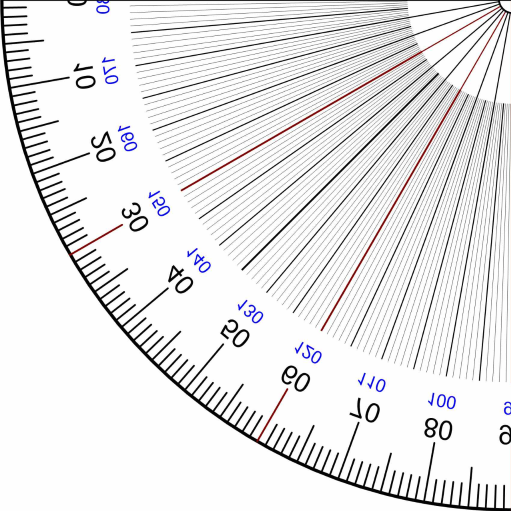
#> input picture protractor1.png, 511 x 511 px
$ jupyter execute leftview.ipynb
#> lines starting #> are read from the running program, lines starting #| are printed output that depends on the picture; after the words box and inside, x2 and y2 are one past the last pixel; in counts of white or black regions, pixels touching at a corner belong together; long printed decimals are rounded
# Left View

[cell 1]
import cv2
import numpy as np
import random
import math
from IPython.display import clear_output
clear_output()
# Generate a random x and y position

นำเข้ารูปและสุ่มตำแหน่ง

[cell 2]
# img = np.ones((640, 640, 3), np.uint8) * 255
img = cv2.imread('protractor1.png',cv2.IMREAD_UNCHANGED)
#> img is the input picture: shape (511, 511, 4); mean B, G, R, A 232.2, 231.5, 232.1, 255
ymax,xmax = img.shape[:2]
#> ymax = 511; xmax = 511

x = random.randint(0, xmax)
#> x = 394
y = random.randint(0, ymax)
#> y = 430
#zero point
xzero = int(xmax)
#> xzero = 511
yzero = 0
print(x,y)
#| 394 430
print(xmax,ymax)
#| 511 511

วาดจุดตามตำแหน่งที่สุ่มได้

[cell 3]
# Draw a black dot at the random position

cv2.circle(img, (x, y), 4, (0, 0, 255), -1)
#> img: shape (511, 511, 4); 0.02% of pixels changed, all inside (x1, y1, x2, y2) = (390, 426, 399, 435)

[cell 4]
# import cv2

# # Read the image
# image = cv2.imread("image.jpg")

# # Get the size of the image
# size = cv2.Size(image)

# # Print the size of the image
# print("The size of the image is: {}x{}".format(size.width, size.height))

### คำนวณมุม

[cell 5]
# Calculate the angle between the dot and the zero point
xcal = x
#> xcal = 394
ycal = y
#> ycal = 430
dx = xmax - xcal
#> dx = 117
dy = ycal
#> dy = 430
angle = math.atan2(dy,dx)
#> angle = 1.31
# angle = math.atan2(y, x)
    # print(angle)
angle_degrees = angle * 180/math.pi
#> angle_degrees = 74.78
print(angle_degrees)
#| 74.779

## Plot show

[cell 6]
# Display the image
# cv2.imshow("Image", img)

# Display the angle in the image
angle_text = f"Angle: {angle_degrees:.2f} degree"
#> angle_text = 'Angle: 74.78 degree'
cv2.putText(img, angle_text, (5, 20), cv2.FONT_HERSHEY_SIMPLEX, 0.8, (0, 0, 255), 2)
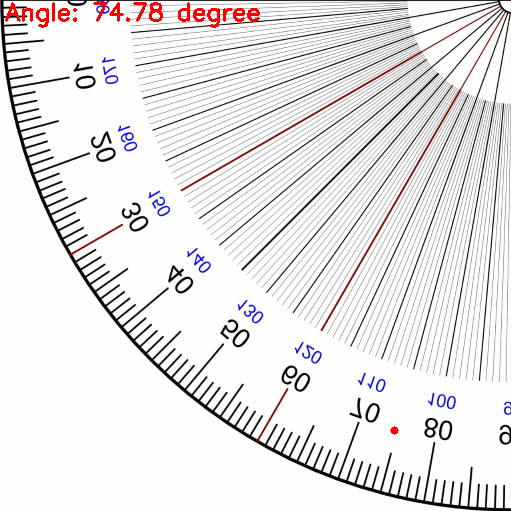
#> img: shape (511, 511, 4); mean B, G, R, A 230.6, 229.9, 232.2, 253.3
cv2.imshow("Image with angle", img)

# Wait for the user to press a key
cv2.waitKey(0)

# Destroy all windows
cv2.destroyAllWindows()


$ run again, with protractor.png copied over protractor1.png
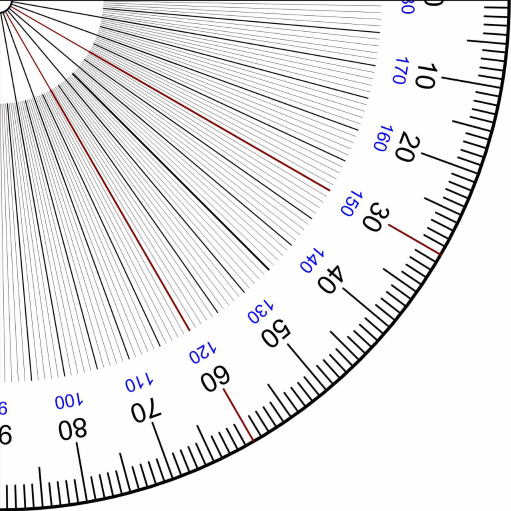
#> input picture protractor.png, 511 x 511 px
#> img is the input picture: shape (511, 511, 4); mean B, G, R, A 232.2, 231.5, 232.1, 255
#| 394 430
#| 511 511
#| 74.779
#> `cv2.putText(img, angle_text, (5, 20), cv2.FONT_HERSHEY_SIMPLEX, 0.8, (..`:
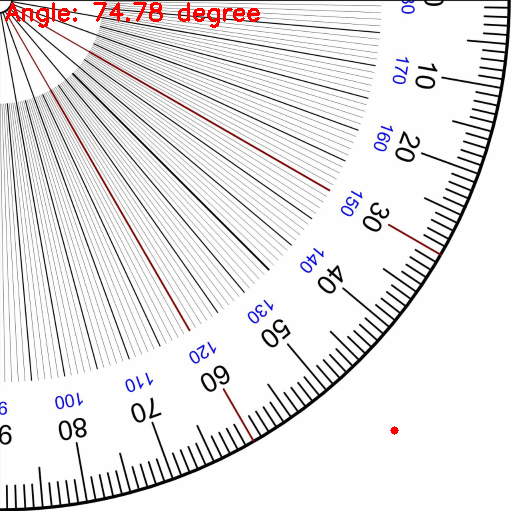
#> img: shape (511, 511, 4); mean B, G, R, A 230.7, 230, 232.3, 253.3

$ run again, with Protractor_Rapporteur_Degree_V1.jpg saved as protractor1.png
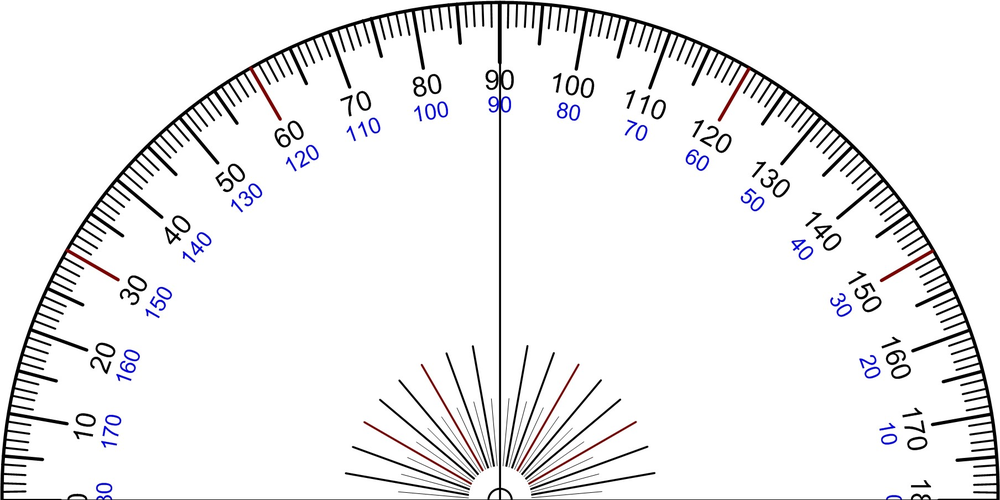
#> input picture Protractor_Rapporteur_Degree_V1.jpg, 1000 x 500 px, shrunk from 1808 x 904 before the run
#> img is the input picture: shape (500, 1000, 3); mean B, G, R 240.3, 239.3, 239.7
#| 864 197
#| 1000 500
#| 55.381
#> `cv2.putText(img, angle_text, (5, 20), cv2.FONT_HERSHEY_SIMPLEX, 0.8, (..`:
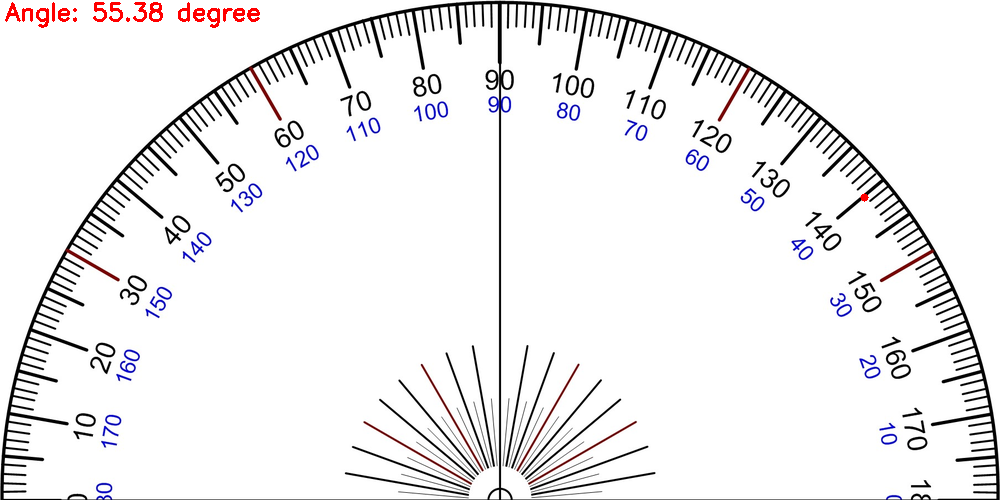
#> img: shape (500, 1000, 3); mean B, G, R 239.3, 238.4, 239.7
